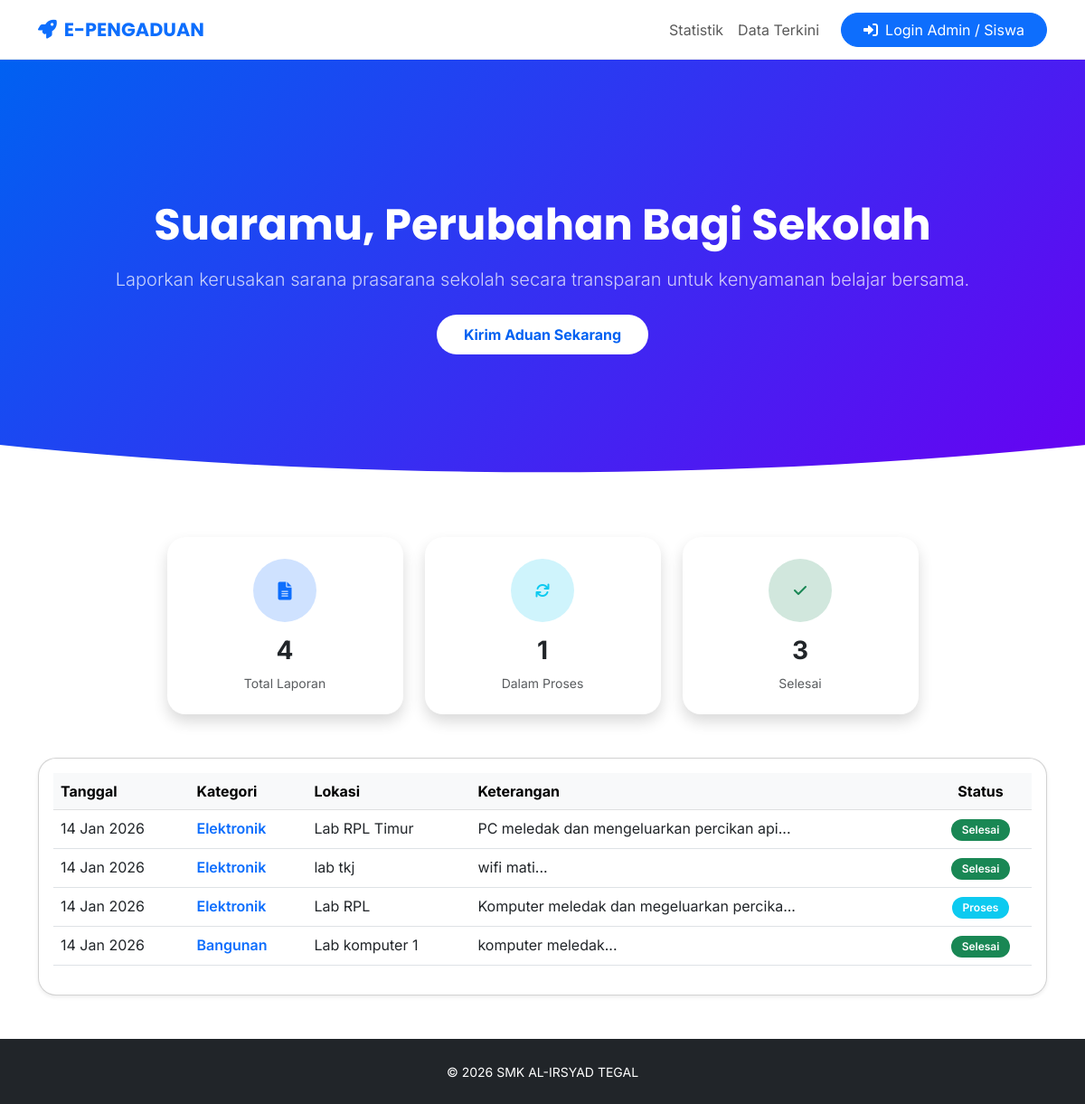
The app's page /, older data.
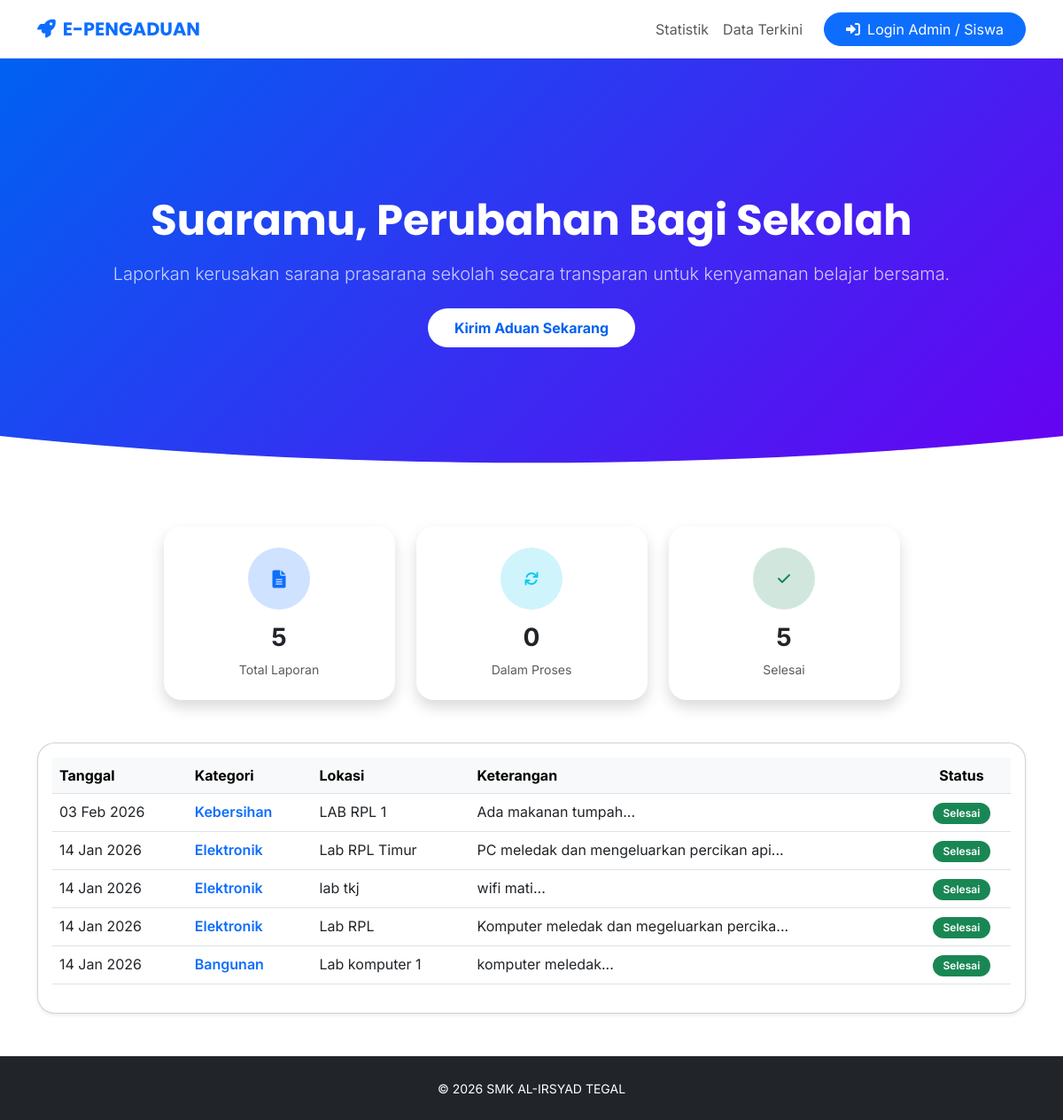
The same page, newer data.
### tables this page shows
CREATE TABLE `aspirasi` (
  `id_aspirasi` int NOT NULL,
  `nis` char(10) DEFAULT NULL,
  `id_kategori` int DEFAULT NULL,
  `lokasi` varchar(100) DEFAULT NULL,
  `keterangan` text,
  `foto` varchar(255) DEFAULT NULL,
  `status` enum('menunggu','proses','selesai') DEFAULT 'menunggu',
  `feedback` text,
  `tanggal_pelaporan` timestamp NOT NULL DEFAULT CURRENT_TIMESTAMP
);

CREATE TABLE `kategori` (
  `id_kategori` int NOT NULL,
  `keterangan_kategori` varchar(100) NOT NULL
);

### index.php (the view, shortened to what the changed rows need)
<?php
include 'config/koneksi.php';
$total   = mysqli_num_rows(mysqli_query($conn, "SELECT * FROM aspirasi"));
$selesai = mysqli_num_rows(mysqli_query($conn, "SELECT * FROM aspirasi WHERE status='selesai'"));
$proses  = mysqli_num_rows(mysqli_query($conn, "SELECT * FROM aspirasi WHERE status='proses'"));
?>
<!DOCTYPE html>
<html lang="en">
<head>
    <link href="https://cdn.jsdelivr.net/npm/bootstrap@5.3.0/dist/css/bootstrap.min.css" rel="stylesheet">
    <link rel="stylesheet" href="https://cdnjs.cloudflare.com/ajax/libs/font-awesome/6.0.0/css/all.min.css">
    <link rel="stylesheet" href="https://cdn.datatables.net/1.13.4/css/dataTables.bootstrap5.min.css">
    <link rel="stylesheet" href="style/index.css">
</head>
<body>
    <header class="hero-section text-center">
        <div class="container">
            <h1 class="display-5 mb-3">Suaramu, Perubahan Bagi Sekolah</h1>
        </div>
    </header>
    <section id="statistik" class="container my-5">
        <div class="row g-4 justify-content-center">
            <div class="col-md-4 col-lg-3">
                <div class="card stat-card shadow text-center p-4">
                    <div class="stat-icon-circle bg-primary-subtle text-primary">
                        <i class="fas fa-file-alt fa-lg"></i>
                    </div>
                    <h3 class="fw-bold"><?= $total ?></h3>
                    <small class="text-muted">Total Laporan</small>
                </div>
            </div>
            <div class="col-md-4 col-lg-3">
                <div class="card stat-card shadow text-center p-4">
                    <div class="stat-icon-circle bg-info-subtle text-info">
                        <i class="fas fa-sync"></i>
                    </div>
                    <h3 class="fw-bold"><?= $proses ?></h3>
                    <small class="text-muted">Dalam Proses</small>
                </div>
            </div>
            <div class="col-md-4 col-lg-3">
                <div class="card stat-card shadow text-center p-4">
                    <div class="stat-icon-circle bg-success-subtle text-success">
                        <i class="fas fa-check"></i>
                    </div>
                    <h3 class="fw-bold"><?= $selesai ?></h3>
                    <small class="text-muted">Selesai</small>
                </div>
            </div>
        </div>
    </section>
    <section id="data" class="container my-5">
        <div class="card card-table shadow-sm">
            <div class="card-body">
                <div class="table-responsive">
                    <table id="tabelPublik" class="table table-hover">
                        <thead class="table-light">
                            <tr>
                                <th>Tanggal</th>
                                <th>Kategori</th>
                                <th>Lokasi</th>
                                <th>Keterangan</th>
                                <th class="text-center">Status</th>
                            </tr>
                        </thead>
                        <tbody>
                            <?php
                            $sql = mysqli_query($conn, "SELECT a.*, k.keterangan_kategori
                                                        FROM aspirasi a
                                                        JOIN kategori k ON a.id_kategori = k.id_kategori
                                                        ORDER BY a.tanggal_pelaporan DESC");
                            while ($row = mysqli_fetch_array($sql)) {
                            ?>
                                <tr>
                                    <td><?= date('d M Y', strtotime($row['tanggal_pelaporan'])) ?></td>
                                    <td class="text-primary fw-semibold"><?= $row['keterangan_kategori'] ?></td>
                                    <td><?= $row['lokasi'] ?></td>
                                    <td><?= substr($row['keterangan'], 0, 40) ?>...</td>
                                    <td class="text-center">
                                        <?php if ($row['status'] == 'proses'): ?>
                                            <span class="badge badge-custom bg-info">Proses</span>
                                        <?php elseif ($row['status'] == 'selesai'): ?>
                                            <span class="badge badge-custom bg-success">Selesai</span>
                                        <?php else: ?>
                                            <span class="badge badge-custom bg-warning text-dark">Menunggu</span>
                                        <?php endif; ?>
                                    </td>
                                </tr>
                            <?php } ?>
                        </tbody>
                    </table>
                </div>
            </div>
        </div>
    </section>
</body>
</html>

Row changes from the older to the newer data that the page shows:
added aspirasi: tanggal_pelaporan "03 Feb 2026", id_kategori.keterangan_kategori "Kebersihan", lokasi "LAB RPL 1", keterangan "Ada makanan tumpah", status "Selesai"
changed aspirasi "Lab RPL": status "Proses" → "Selesai"
Text that changed along with them:
$total: "4" → "5"
$proses: "1" → "0"
$selesai: "3" → "5"
